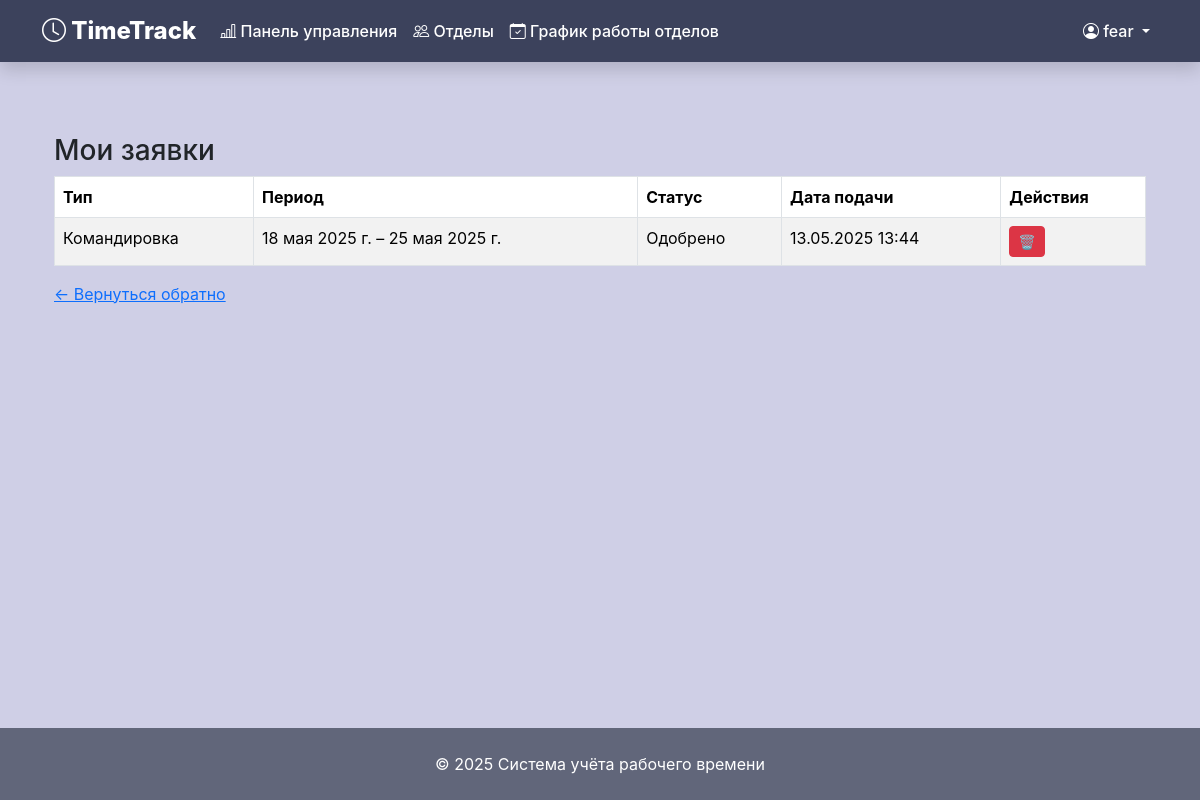
The app's page /leave/my/ (signed in), older data.
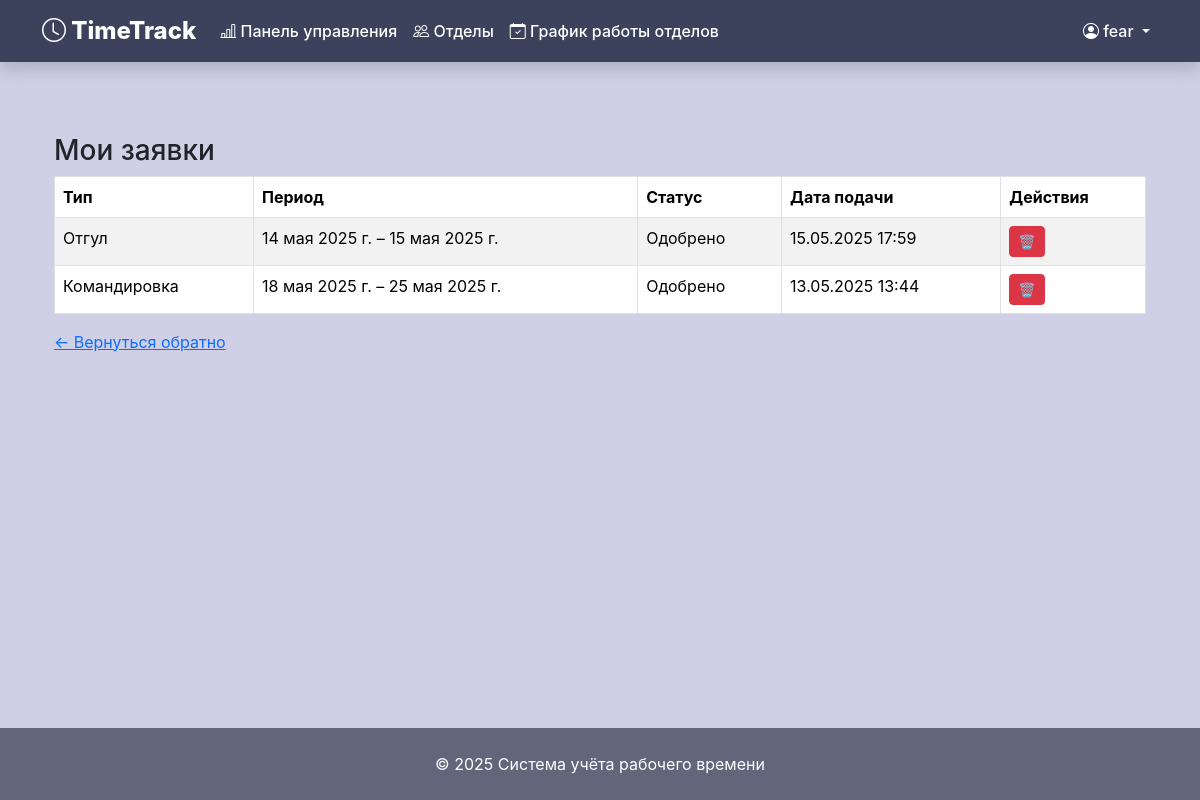
The same page, newer data.
### time_site/models.py (models this page shows, shortened)
class LeaveRequest(models.Model):
    TYPE_CHOICES = [
        ('отпуск', 'Отпуск'),            # оплачивается
        ('отгул', 'Отгул'),              # не оплачивается
        ('командировка', 'Командировка'),# оплачивается
        ('больничный', 'Больничный'),    # оплачивается
        ('удалёнка', 'Удалёнка'),        # оплачивается
    ]
    STATUS_CHOICES = [
        ('на рассмотрении', 'На рассмотрении'),
        ('одобрено', 'Одобрено'),
        ('отклонено', 'Отклонено'),
    ]
    user = models.ForeignKey(settings.AUTH_USER_MODEL, on_delete=models.CASCADE)
    leave_type = models.CharField(max_length=20, choices=TYPE_CHOICES)
    start_date = models.DateField()
    end_date = models.DateField()
    reason = models.TextField(blank=True)
    status = models.CharField(max_length=20, choices=STATUS_CHOICES, default='на рассмотрении')
    submitted_at = models.DateTimeField(auto_now_add=True)
    class Meta:
        verbose_name = "Заявка"
        verbose_name_plural = "Заявки"
        ordering = ['-submitted_at']

### time_site/views/leave.py (the view)
# urls.py: path('leave/my/', leave_list_view, name='leave_list'),
@login_required
def leave_list_view(request):
    leaves = LeaveRequest.objects.filter(user=request.user)
    return render(request, 'leave/leave_list.html', {'leaves': leaves})

### time_site/templates/leave/leave_list.html (shortened to what this page needs)
{% extends 'base.html' %}
{% block content %}
<div class="container mt-4">
    <h3>Мои заявки</h3>
    <table class="table table-bordered table-striped">
        <thead>
            <tr>
                <th>Тип</th>
                <th>Период</th>
                <th>Статус</th>
                <th>Дата подачи</th>
                <th>Действия</th>
            </tr>
        </thead>
        <tbody>
            {% for leave in leaves %}
            <tr>
                <td>{{ leave.get_leave_type_display }}</td>
                <td>{{ leave.start_date }} – {{ leave.end_date }}</td>
                <td>{{ leave.get_status_display }}</td>
                <td>{{ leave.submitted_at|date:"d.m.Y H:i" }}</td>
                <td>
                  <form action="{% url 'leave_delete' leave.pk %}" method="post" style="display:inline;">
                    <button type="submit" class="btn btn-sm btn-danger" onclick="return confirm('Удалить эту заявку?');">🗑️</button>
                  </form>
                </td>
            </tr>
            {% empty %}
            <tr><td colspan="5">Заявки отсутствуют</td></tr>
            {% endfor %}
        </tbody>
    </table>
    <div class="back-button-container">
        <a href="javascript:history.back()" class="btn-back">
            ← Вернуться обратно
        </a>
    </div>
</div>
{% endblock %}

Row changes from the older to the newer data that the page shows:
added LeaveRequest: leave_type "Отгул", start_date "14 мая 2025 г.", end_date "15 мая 2025 г.", status "Одобрено", submitted_at "15.05.2025 17:59"
